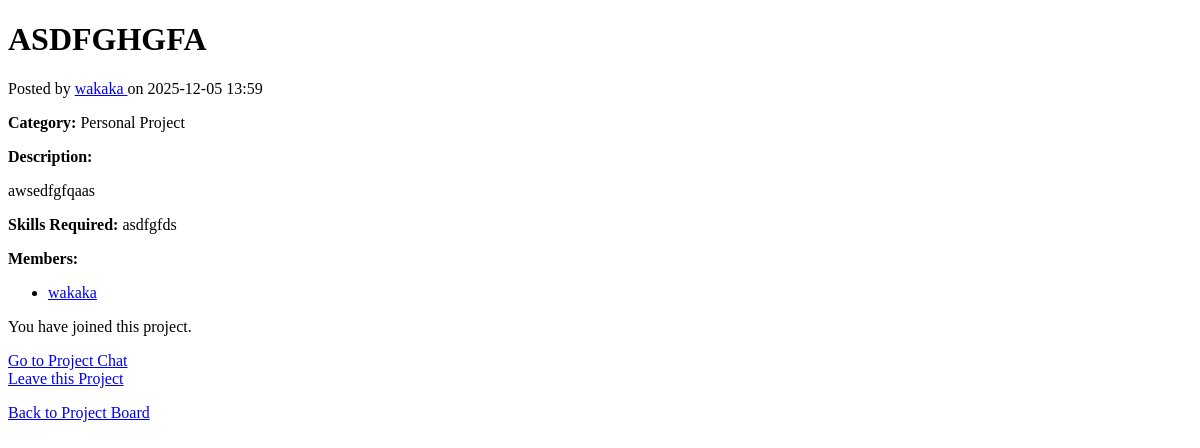
Before: /projects/1 (signed in) with the older database file.
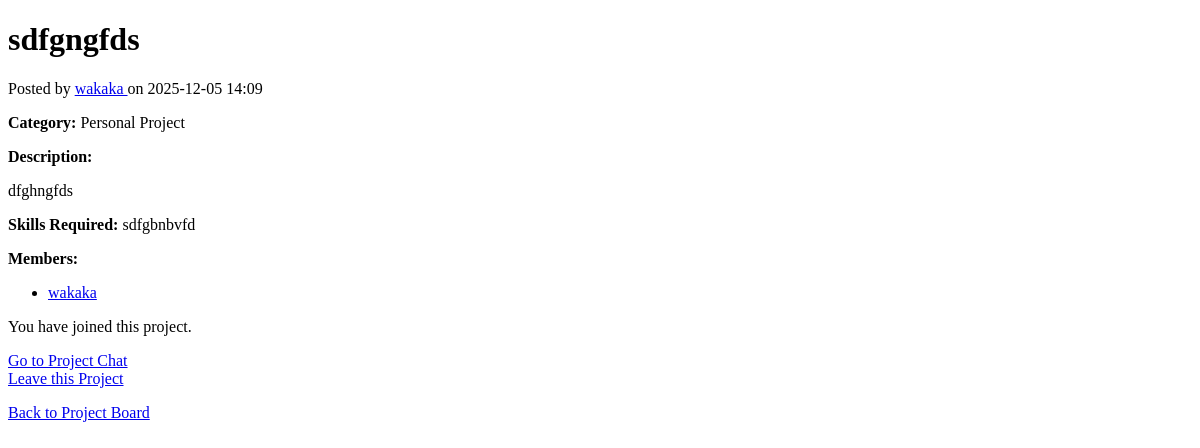
After: the same page with the newer database file.
### main.py (models this page shows)
class Project(db.Model):
    id = db.Column(db.Integer, primary_key=True)
    title = db.Column(db.String(100), nullable=False)
    description = db.Column(db.Text, nullable=False)
    skills_required = db.Column(db.String(200))
    project_type = db.Column(db.String(50))
    owner_id = db.Column(db.Integer, db.ForeignKey('user.id'), nullable=False)
    created_at = db.Column(db.DateTime, default=datetime.utcnow)
    owner = db.relationship('User', backref='projects')

### main.py (the view)
@app.route('/projects/<int:project_id>')
@login_required
def project_detail(project_id):
    project = Project.query.get_or_404(project_id)
    membership = ProjectMember.query.filter_by(
        project_id=project.id,
        user_id=current_user.id
    ).first()
    member_count = ProjectMember.query.filter_by(project_id=project.id).count()
    members = ProjectMember.query.filter_by(project_id=project.id).all()
    return render_template(
        'project_detail.html',
        project=project,
        is_member=bool(membership),
        member_count=member_count,
        members=members
    )

### main.py (called while the page is built)
@login_manager.user_loader
def load_user(user_id):
    return User.query.get(int(user_id))

### templates/project_detail.html (shortened to what this page needs)
<!DOCTYPE html>
<html lang="en">
<head>
</head>
<body>
    <h1>{{ project.title }}</h1>
    <p>
        Posted by
        <a href="{{ url_for('view_user', user_id=project.owner.id) }}">
            {{ project.owner.username }}
        </a>
        on {{ project.created_at.strftime('%Y-%m-%d %H:%M') }}
    </p>
    {% if project.project_type %}
        <p><strong>Category:</strong> {{ project.project_type }}</p>
    {% endif %}
    <p><strong>Description:</strong></p>
    <p>{{ project.description }}</p>
    {% if project.skills_required %}
        <p><strong>Skills Required:</strong> {{ project.skills_required }}</p>
    {% endif %}
    <strong>Members:</strong>
    {% if members %}
        <ul>
            {% for m in members %}
                <li>
                    <a href="{{ url_for('view_user', user_id=m.user.id) }}">
                        {{ m.user.username }}
                    </a>
                </li>
            {% endfor %}
        </ul>
    {% endif %}
    {% if is_member %}
        <p>You have joined this project.</p>
        <p>
            <a href="{{ url_for('project_chat', project_id=project.id) }}">Go to Project Chat</a><br>
            <a href="{{ url_for('leave_project', project_id=project.id) }}">Leave this Project</a>
        </p>
    {% else %}
        <p>
            <a href="{{ url_for('join_project', project_id=project.id) }}">Join this project</a>
        </p>
    {% endif %}
    <p><a href="{{ url_for('project_list') }}">Back to Project Board</a></p>
</body>
</html>

Changed rows visible on the page:
changed Project "Personal Project": title "ASDFGHGFA" → "sdfgngfds"; created_at "2025-12-05 13:59" → "2025-12-05 14:09"; description "awsedfgfqaas" → "dfghngfds"; skills_required "asdfgfds" → "sdfgbnbvfd"
